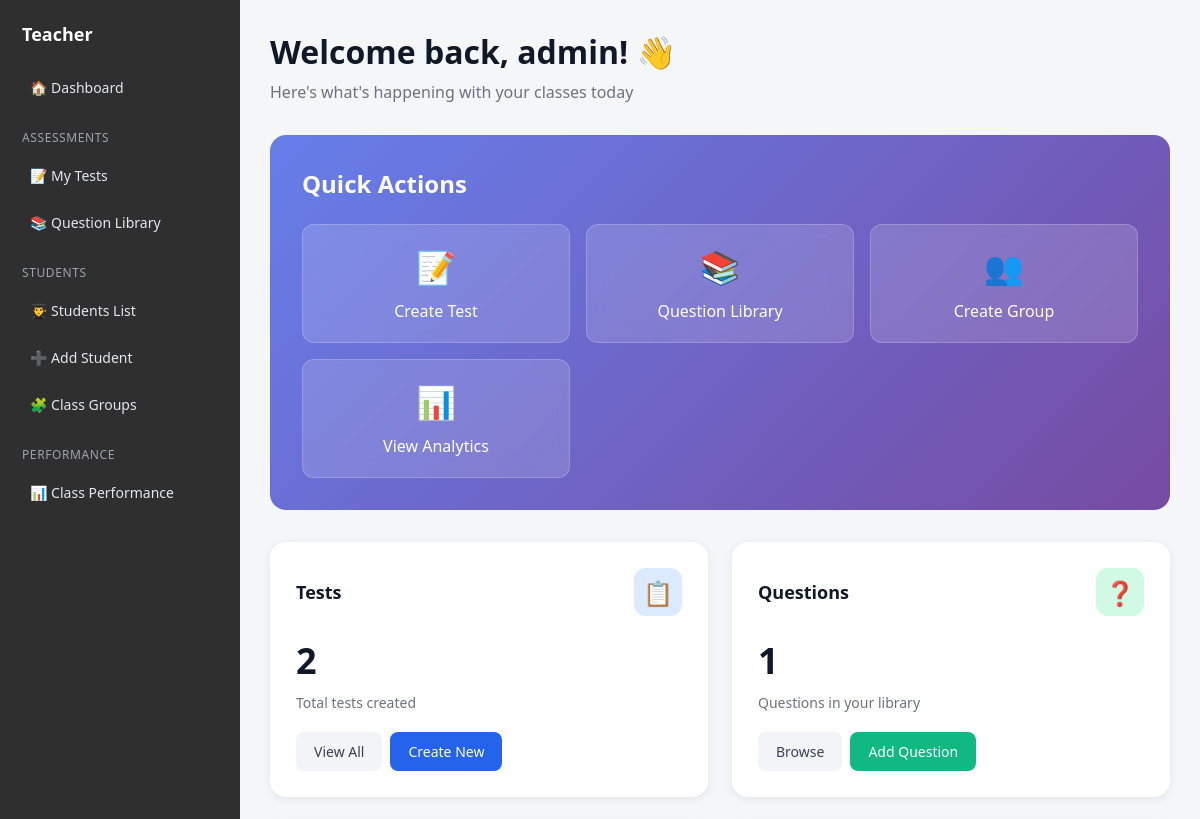
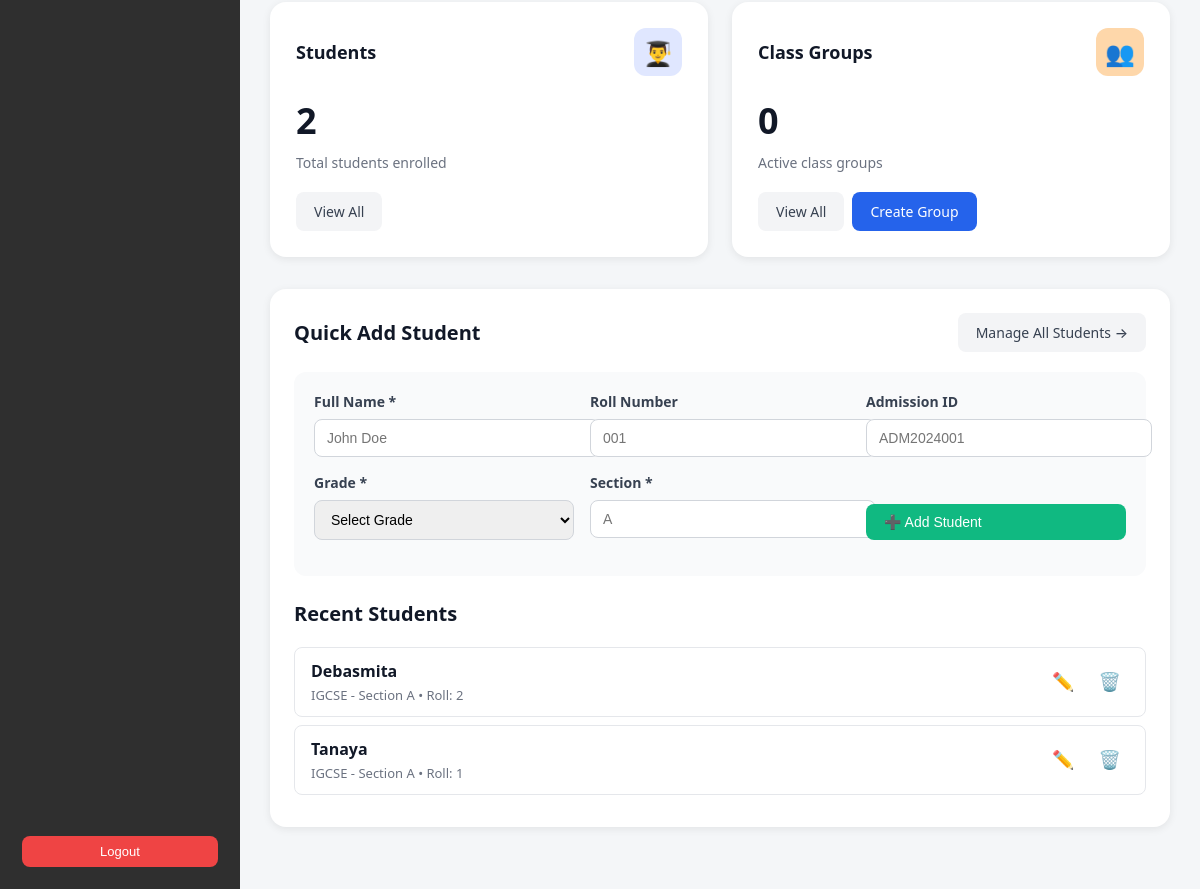
Page /teacher/ (signed in) on the earlier database version (2 pictures, top to bottom).
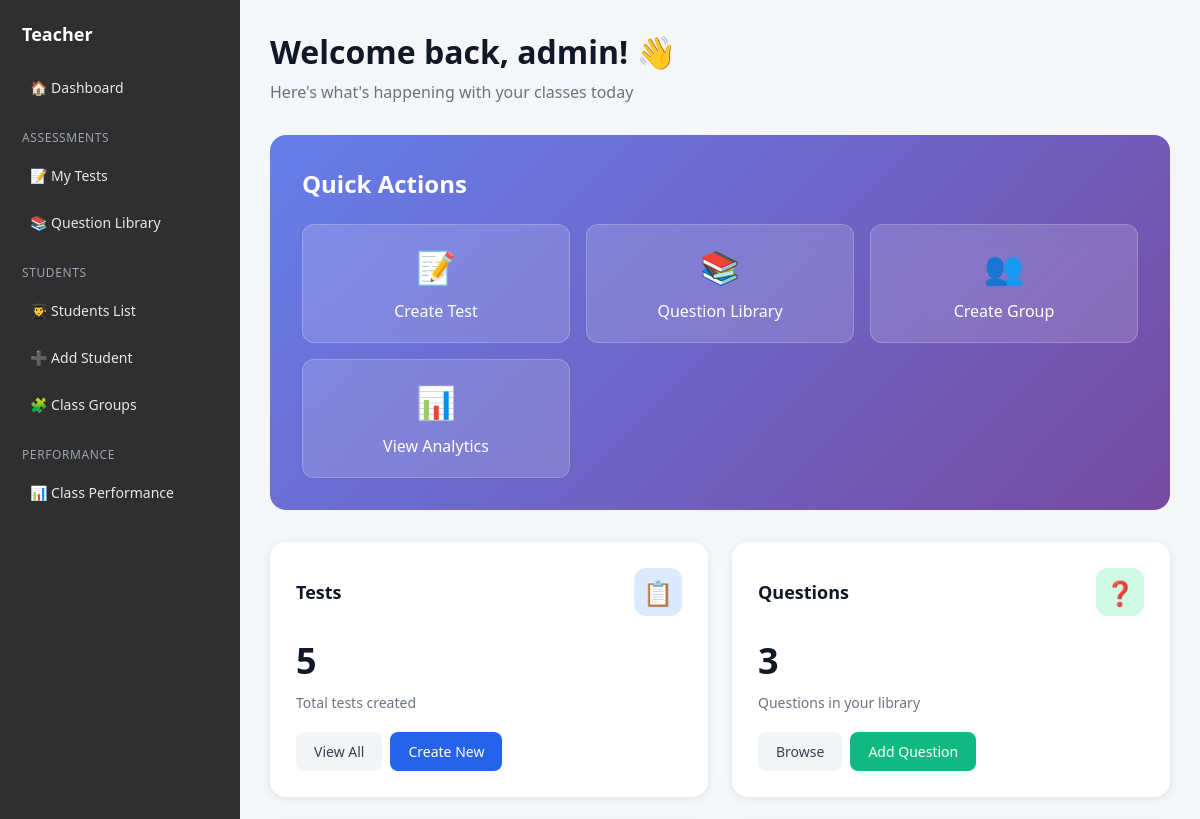
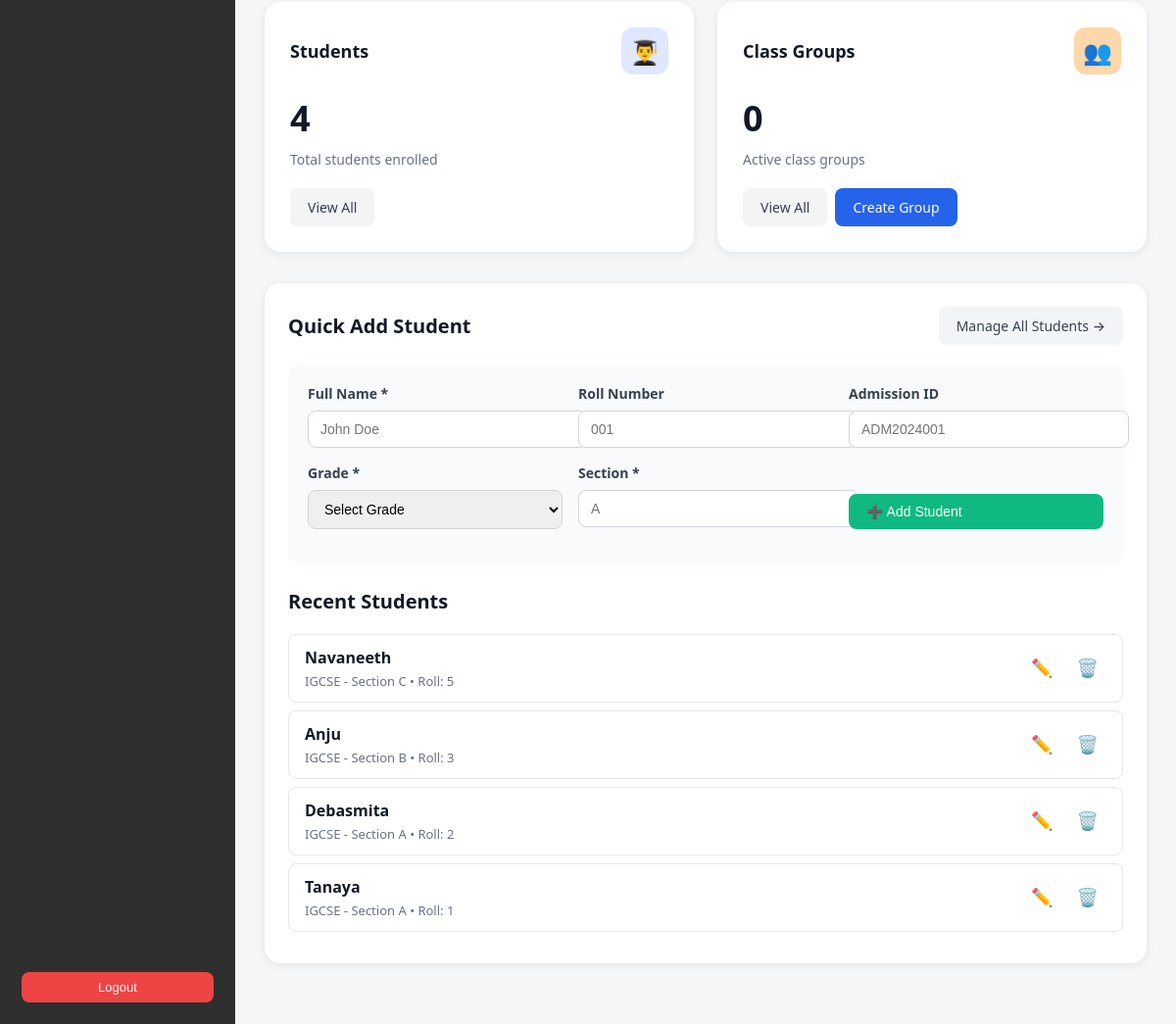
Same page on the later database version (2 pictures, top to bottom).
### core/models.py (models this page shows, shortened)
class Student(models.Model):
    user = models.OneToOneField(
        User,
        on_delete=models.CASCADE,
        related_name='student_profile',
        null=True,
        blank=True
    )
    full_name = models.CharField(max_length=200)
    roll_number = models.CharField(max_length=50, blank=True)
    admission_id = models.CharField(max_length=50, blank=True)
    grade = models.ForeignKey(Grade, on_delete=models.CASCADE)
    section = models.CharField(max_length=10)  # A, B, C
    created_by = models.ForeignKey(User, on_delete=models.CASCADE, related_name='created_students')
    created_at = models.DateTimeField(auto_now_add=True)
    class Meta:
        unique_together = ("grade", "section", "roll_number")
        ordering = ["grade", "section", "roll_number"]

class Grade(models.Model):
    name = models.CharField(max_length=50)
    class Meta:
        ordering = ["name"]
        verbose_name = "Grade"
        verbose_name_plural = "Grades"

### core/views.py (the view)
# urls.py: path("teacher/", views.teacher_dashboard, name="teacher_dashboard"),
@login_required
def teacher_dashboard(request):
    from core.models import Test, Question, Student, ClassGroup, Grade
    tests_count = Test.objects.filter(created_by=request.user).count()
    questions_count = Question.objects.filter(created_by=request.user).count()
    students_count = Student.objects.filter(created_by=request.user).count()
    groups_count = ClassGroup.objects.filter(created_by=request.user).count()
    recent_students = Student.objects.filter(
        created_by=request.user
    ).select_related('grade').order_by('-created_at')[:10]
    grades = Grade.objects.all()
    return render(request, 'teacher/teacher_dashboard.html', {
        'tests_count': tests_count,
        'questions_count': questions_count,
        'students_count': students_count,
        'groups_count': groups_count,
        'recent_students': recent_students,
        'grades': grades,
    })

### templates/teacher/teacher_dashboard.html (shortened to what the changed rows need)
{% extends "teacher/teacher_base.html" %}
{% load static %}
{% block content %}
<div class="dashboard-container">
  <div class="dashboard-header">
    <h1>Welcome back, {{ user.first_name|default:user.username }}! 👋</h1>
  </div>
  <div class="quick-actions">
    <h2>Quick Actions</h2>
  </div>
  <div class="dashboard-grid">
    <div class="widget-card">
      <div class="widget-header">
        <h3 class="widget-title">Tests</h3>
        <div class="widget-icon icon-blue">📋</div>
      </div>
      <div class="widget-stat">{{ tests_count }}</div>
      <p class="widget-description">Total tests created</p>
      <div class="widget-actions">
        <a href="{% url 'tests_list' %}" class="btn secondary">View All</a>
        <a href="{% url 'create_test' %}" class="btn primary">Create New</a>
      </div>
    </div>
    <div class="widget-card">
      <div class="widget-header">
        <h3 class="widget-title">Questions</h3>
        <div class="widget-icon icon-green">❓</div>
      </div>
      <div class="widget-stat">{{ questions_count }}</div>
      <p class="widget-description">Questions in your library</p>
      <div class="widget-actions">
        <a href="{% url 'question_library' %}" class="btn secondary">Browse</a>
        <a href="{% url 'add_question' %}" class="btn success">Add Question</a>
      </div>
    </div>
    <div class="widget-card">
      <div class="widget-header">
        <h3 class="widget-title">Students</h3>
        <div class="widget-icon icon-purple">👨‍🎓</div>
      </div>
      <div class="widget-stat" id="studentCount">{{ students_count }}</div>
      <p class="widget-description">Total students enrolled</p>
      <div class="widget-actions">
        <a href="{% url 'students_list' %}" class="btn secondary">View All</a>
      </div>
    </div>
  </div>
  <div class="add-student-section">
    <div class="students-list" id="studentsList">
      {% if recent_students %}
        {% for student in recent_students %}
          <div class="student-item" data-student-id="{{ student.id }}">
            <div class="student-info">
              <p class="student-name">{{ student.full_name }}</p>
              <p class="student-details">
                {{ student.grade.name }} - Section {{ student.section }}
                {% if student.roll_number %} • Roll: {{ student.roll_number }}{% endif %}
              </p>
            </div>
            <div class="student-actions">
              <button class="icon-btn" onclick="editStudent({{ student.id }})" title="Edit">
                ✏️
              </button>
              <button class="icon-btn delete" onclick="deleteStudent({{ student.id }})" title="Delete">
                🗑️
              </button>
            </div>
          </div>
        {% endfor %}
      {% else %}
        <div class="empty-state">
          <div class="empty-state-icon">👨‍🎓</div>
          <p>No students added yet. Add your first student above!</p>
        </div>
      {% endif %}
    </div>
  </div>
</div>
{% endblock %}

Differences in the rows shown:
added Student: full_name "Navaneeth", grade.name "IGCSE", section "C", roll_number "5"
added Student: full_name "Anju", grade.name "IGCSE", section "B", roll_number "3"
Other differences:
{{ tests_count }}: "2" → "5"
{{ questions_count }}: "1" → "3"
{{ students_count }}: "2" → "4"
